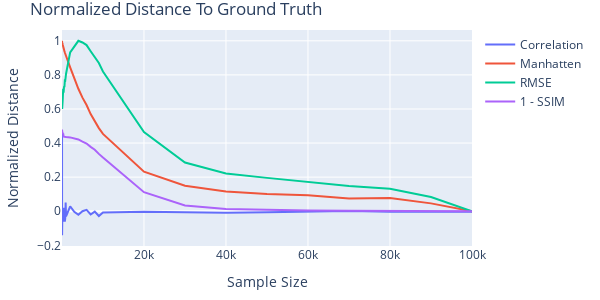

Write notebook code for a chart like this one.
### Code cell
distance_lines = go.Figure(layout=default_layout)

distance_lines.add_trace(lineof(x=sample_space, y=r_scores_exp4, name="Correlation"))

distance_lines.add_trace(lineof(x=list(manhat_distances_exp4.keys()), y=y1, name="Manhatten"))
distance_lines.add_trace(lineof(x=list(rmse_distances_exp4.keys()),   y=y2, name="RMSE"))
distance_lines.add_trace(lineof(x=list(ssim_distances_exp4.keys()),   y=y3, name="1 - SSIM"))

distance_lines.update_layout(
    title='Normalized Distance To Ground Truth', 
    xaxis_title='Sample Size', 
    yaxis_title='Normalized Distance')
